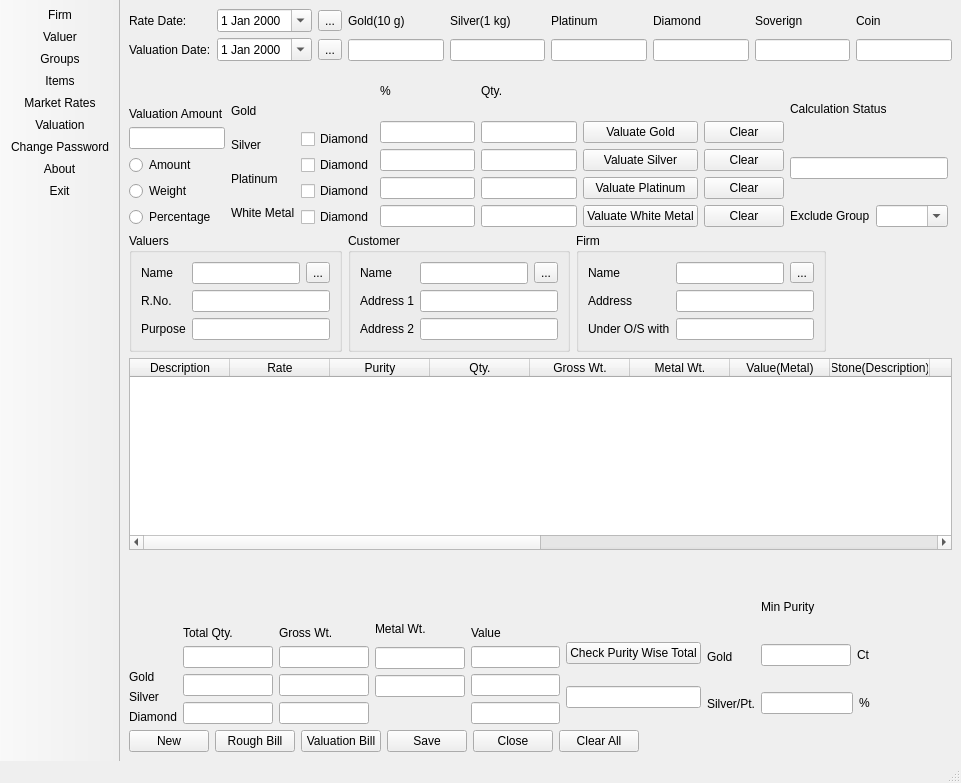
<?xml version="1.0" encoding="UTF-8"?>
<ui version="4.0">
 <class>MainWindow</class>
 <widget class="QMainWindow" name="MainWindow">
  <property name="geometry">
   <rect>
    <x>0</x>
    <y>0</y>
    <width>961</width>
    <height>783</height>
   </rect>
  </property>
  <property name="windowTitle">
   <string>MainWindow</string>
  </property>
  <widget class="QWidget" name="centralwidget">
   <layout class="QHBoxLayout" name="horizontalLayout_43">
    <item>
     <layout class="QVBoxLayout" name="verticalLayout_58">
      <item>
       <layout class="QVBoxLayout" name="verticalLayout_38">
        <item>
         <layout class="QVBoxLayout" name="verticalLayout_39">
          <item>
           <layout class="QVBoxLayout" name="verticalLayout_40">
            <item>
             <layout class="QHBoxLayout" name="horizontalLayout_25">
              <item>
               <layout class="QVBoxLayout" name="verticalLayout_41">
                <item>
                 <layout class="QHBoxLayout" name="horizontalLayout_26">
                  <item>
                   <widget class="QLabel" name="label_46">
                    <property name="text">
                     <string>Rate Date:</string>
                    </property>
                   </widget>
                  </item>
                  <item>
                   <widget class="QDateEdit" name="dateEdit">
                    <property name="calendarPopup">
                     <bool>true</bool>
                    </property>
                   </widget>
                  </item>
                  <item>
                   <widget class="QToolButton" name="toolButton">
                    <property name="text">
                     <string>...</string>
                    </property>
                   </widget>
                  </item>
                 </layout>
                </item>
                <item>
                 <layout class="QHBoxLayout" name="horizontalLayout_27">
                  <item>
                   <widget class="QLabel" name="label_47">
                    <property name="text">
                     <string>Valuation Date:</string>
                    </property>
                   </widget>
                  </item>
                  <item>
                   <widget class="QDateEdit" name="dateEdit_2">
                    <property name="calendarPopup">
                     <bool>true</bool>
                    </property>
                   </widget>
                  </item>
                  <item>
                   <widget class="QToolButton" name="toolButton_3">
                    <property name="text">
                     <string>...</string>
                    </property>
                   </widget>
                  </item>
                 </layout>
                </item>
               </layout>
              </item>
              <item>
               <layout class="QHBoxLayout" name="horizontalLayout_28">
                <item>
                 <layout class="QVBoxLayout" name="verticalLayout_42">
                  <item>
                   <widget class="QLabel" name="label_48">
                    <property name="text">
                     <string>Gold(10 g)</string>
                    </property>
                   </widget>
                  </item>
                  <item>
                   <widget class="QLineEdit" name="lineEdit_48"/>
                  </item>
                 </layout>
                </item>
                <item>
                 <layout class="QVBoxLayout" name="verticalLayout_43">
                  <item>
                   <widget class="QLabel" name="label_49">
                    <property name="text">
                     <string>Silver(1 kg)</string>
                    </property>
                   </widget>
                  </item>
                  <item>
                   <widget class="QLineEdit" name="lineEdit_49"/>
                  </item>
                 </layout>
                </item>
                <item>
                 <layout class="QVBoxLayout" name="verticalLayout_44">
                  <item>
                   <widget class="QLabel" name="label_50">
                    <property name="text">
                     <string>Platinum</string>
                    </property>
                   </widget>
                  </item>
                  <item>
                   <widget class="QLineEdit" name="lineEdit_50"/>
                  </item>
                 </layout>
                </item>
                <item>
                 <layout class="QVBoxLayout" name="verticalLayout_45">
                  <item>
                   <widget class="QLabel" name="label_51">
                    <property name="text">
                     <string>Diamond</string>
                    </property>
                   </widget>
                  </item>
                  <item>
                   <widget class="QLineEdit" name="lineEdit_51"/>
                  </item>
                 </layout>
                </item>
                <item>
                 <layout class="QVBoxLayout" name="verticalLayout_46">
                  <item>
                   <widget class="QLabel" name="label_52">
                    <property name="text">
                     <string>Soverign</string>
                    </property>
                   </widget>
                  </item>
                  <item>
                   <widget class="QLineEdit" name="lineEdit_52"/>
                  </item>
                 </layout>
                </item>
                <item>
                 <layout class="QVBoxLayout" name="verticalLayout_47">
                  <item>
                   <widget class="QLabel" name="label_53">
                    <property name="text">
                     <string>Coin</string>
                    </property>
                   </widget>
                  </item>
                  <item>
                   <widget class="QLineEdit" name="lineEdit_53"/>
                  </item>
                 </layout>
                </item>
               </layout>
              </item>
              <item>
               <spacer name="horizontalSpacer_2">
                <property name="orientation">
                 <enum>Qt::Horizontal</enum>
                </property>
                <property name="sizeHint" stdset="0">
                 <size>
                  <width>40</width>
                  <height>20</height>
                 </size>
                </property>
               </spacer>
              </item>
             </layout>
            </item>
            <item>
             <layout class="QHBoxLayout" name="horizontalLayout_29">
              <item>
               <layout class="QHBoxLayout" name="horizontalLayout_30">
                <item>
                 <layout class="QHBoxLayout" name="horizontalLayout_31">
                  <item>
                   <layout class="QVBoxLayout" name="verticalLayout_48">
                    <item>
                     <spacer name="verticalSpacer_5">
                      <property name="orientation">
                       <enum>Qt::Vertical</enum>
                      </property>
                      <property name="sizeHint" stdset="0">
                       <size>
                        <width>20</width>
                        <height>40</height>
                       </size>
                      </property>
                     </spacer>
                    </item>
                    <item>
                     <widget class="QLabel" name="label_54">
                      <property name="text">
                       <string>Valuation Amount</string>
                      </property>
                     </widget>
                    </item>
                    <item>
                     <widget class="QLineEdit" name="lineEdit_54"/>
                    </item>
                    <item>
                     <widget class="QRadioButton" name="radioButton_5">
                      <property name="text">
                       <string>Amount</string>
                      </property>
                     </widget>
                    </item>
                    <item>
                     <widget class="QRadioButton" name="radioButton_6">
                      <property name="text">
                       <string>Weight</string>
                      </property>
                     </widget>
                    </item>
                    <item>
                     <widget class="QRadioButton" name="radioButton">
                      <property name="text">
                       <string>Percentage</string>
                      </property>
                     </widget>
                    </item>
                   </layout>
                  </item>
                  <item>
                   <layout class="QVBoxLayout" name="verticalLayout_49">
                    <item>
                     <spacer name="verticalSpacer_2">
                      <property name="orientation">
                       <enum>Qt::Vertical</enum>
                      </property>
                      <property name="sizeType">
                       <enum>QSizePolicy::Fixed</enum>
                      </property>
                      <property name="sizeHint" stdset="0">
                       <size>
                        <width>20</width>
                        <height>30</height>
                       </size>
                      </property>
                     </spacer>
                    </item>
                    <item>
                     <widget class="QLabel" name="label_55">
                      <property name="text">
                       <string>Gold</string>
                      </property>
                     </widget>
                    </item>
                    <item>
                     <widget class="QLabel" name="label_56">
                      <property name="text">
                       <string>Silver</string>
                      </property>
                     </widget>
                    </item>
                    <item>
                     <widget class="QLabel" name="label_57">
                      <property name="text">
                       <string>Platinum</string>
                      </property>
                     </widget>
                    </item>
                    <item>
                     <widget class="QLabel" name="label_58">
                      <property name="text">
                       <string>White Metal</string>
                      </property>
                     </widget>
                    </item>
                   </layout>
                  </item>
                  <item>
                   <layout class="QVBoxLayout" name="verticalLayout">
                    <item>
                     <spacer name="verticalSpacer_7">
                      <property name="orientation">
                       <enum>Qt::Vertical</enum>
                      </property>
                      <property name="sizeHint" stdset="0">
                       <size>
                        <width>20</width>
                        <height>40</height>
                       </size>
                      </property>
                     </spacer>
                    </item>
                    <item>
                     <widget class="QCheckBox" name="checkBox_4">
                      <property name="enabled">
                       <bool>true</bool>
                      </property>
                      <property name="text">
                       <string>Diamond</string>
                      </property>
                     </widget>
                    </item>
                    <item>
                     <widget class="QCheckBox" name="checkBox_3">
                      <property name="text">
                       <string>Diamond</string>
                      </property>
                     </widget>
                    </item>
                    <item>
                     <widget class="QCheckBox" name="checkBox_2">
                      <property name="text">
                       <string>Diamond</string>
                      </property>
                     </widget>
                    </item>
                    <item>
                     <widget class="QCheckBox" name="checkBox">
                      <property name="text">
                       <string>Diamond</string>
                      </property>
                     </widget>
                    </item>
                   </layout>
                  </item>
                  <item>
                   <layout class="QVBoxLayout" name="verticalLayout_50">
                    <item>
                     <widget class="QLabel" name="label_59">
                      <property name="text">
                       <string>%</string>
                      </property>
                     </widget>
                    </item>
                    <item>
                     <widget class="QLineEdit" name="lineEdit_55"/>
                    </item>
                    <item>
                     <widget class="QLineEdit" name="lineEdit_56"/>
                    </item>
                    <item>
                     <widget class="QLineEdit" name="lineEdit_57"/>
                    </item>
                    <item>
                     <widget class="QLineEdit" name="lineEdit_58"/>
                    </item>
                   </layout>
                  </item>
                  <item>
                   <layout class="QVBoxLayout" name="verticalLayout_51">
                    <item>
                     <widget class="QLabel" name="label_60">
                      <property name="text">
                       <string>Qty.</string>
                      </property>
                     </widget>
                    </item>
                    <item>
                     <widget class="QLineEdit" name="lineEdit_59"/>
                    </item>
                    <item>
                     <widget class="QLineEdit" name="lineEdit_60"/>
                    </item>
                    <item>
                     <widget class="QLineEdit" name="lineEdit_61"/>
                    </item>
                    <item>
                     <widget class="QLineEdit" name="lineEdit_62"/>
                    </item>
                   </layout>
                  </item>
                  <item>
                   <layout class="QVBoxLayout" name="verticalLayout_52">
                    <item>
                     <spacer name="verticalSpacer_3">
                      <property name="orientation">
                       <enum>Qt::Vertical</enum>
                      </property>
                      <property name="sizeHint" stdset="0">
                       <size>
                        <width>20</width>
                        <height>40</height>
                       </size>
                      </property>
                     </spacer>
                    </item>
                    <item>
                     <widget class="QPushButton" name="pushButton_22">
                      <property name="text">
                       <string>Valuate Gold</string>
                      </property>
                     </widget>
                    </item>
                    <item>
                     <widget class="QPushButton" name="pushButton_23">
                      <property name="text">
                       <string>Valuate Silver</string>
                      </property>
                     </widget>
                    </item>
                    <item>
                     <widget class="QPushButton" name="pushButton_24">
                      <property name="text">
                       <string>Valuate Platinum</string>
                      </property>
                     </widget>
                    </item>
                    <item>
                     <widget class="QPushButton" name="pushButton_25">
                      <property name="text">
                       <string>Valuate White Metal</string>
                      </property>
                     </widget>
                    </item>
                   </layout>
                  </item>
                 </layout>
                </item>
                <item>
                 <layout class="QVBoxLayout" name="verticalLayout_53">
                  <item>
                   <spacer name="verticalSpacer_4">
                    <property name="orientation">
                     <enum>Qt::Vertical</enum>
                    </property>
                    <property name="sizeHint" stdset="0">
                     <size>
                      <width>20</width>
                      <height>40</height>
                     </size>
                    </property>
                   </spacer>
                  </item>
                  <item>
                   <widget class="QPushButton" name="pushButton_26">
                    <property name="text">
                     <string>Clear</string>
                    </property>
                   </widget>
                  </item>
                  <item>
                   <widget class="QPushButton" name="pushButton_27">
                    <property name="text">
                     <string>Clear</string>
                    </property>
                   </widget>
                  </item>
                  <item>
                   <widget class="QPushButton" name="pushButton_28">
                    <property name="text">
                     <string>Clear</string>
                    </property>
                   </widget>
                  </item>
                  <item>
                   <widget class="QPushButton" name="pushButton_29">
                    <property name="text">
                     <string>Clear</string>
                    </property>
                   </widget>
                  </item>
                 </layout>
                </item>
               </layout>
              </item>
              <item>
               <layout class="QVBoxLayout" name="verticalLayout_54">
                <item>
                 <widget class="QLabel" name="label_61">
                  <property name="text">
                   <string>Calculation Status</string>
                  </property>
                 </widget>
                </item>
                <item>
                 <widget class="QLineEdit" name="lineEdit_63"/>
                </item>
                <item>
                 <spacer name="verticalSpacer_6">
                  <property name="orientation">
                   <enum>Qt::Vertical</enum>
                  </property>
                  <property name="sizeType">
                   <enum>QSizePolicy::Fixed</enum>
                  </property>
                  <property name="sizeHint" stdset="0">
                   <size>
                    <width>20</width>
                    <height>20</height>
                   </size>
                  </property>
                 </spacer>
                </item>
                <item>
                 <layout class="QHBoxLayout" name="horizontalLayout_32">
                  <item>
                   <widget class="QLabel" name="label_62">
                    <property name="text">
                     <string>Exclude Group</string>
                    </property>
                   </widget>
                  </item>
                  <item>
                   <widget class="QComboBox" name="comboBox_7">
                    <property name="editable">
                     <bool>true</bool>
                    </property>
                   </widget>
                  </item>
                 </layout>
                </item>
               </layout>
              </item>
              <item>
               <spacer name="horizontalSpacer">
                <property name="orientation">
                 <enum>Qt::Horizontal</enum>
                </property>
                <property name="sizeHint" stdset="0">
                 <size>
                  <width>40</width>
                  <height>20</height>
                 </size>
                </property>
               </spacer>
              </item>
             </layout>
            </item>
           </layout>
          </item>
          <item>
           <layout class="QHBoxLayout" name="horizontalLayout_33">
            <item>
             <widget class="QGroupBox" name="groupBox">
              <property name="title">
               <string>Valuers</string>
              </property>
              <layout class="QFormLayout" name="formLayout">
               <item row="2" column="1">
                <widget class="QLineEdit" name="lineEdit_65"/>
               </item>
               <item row="3" column="0">
                <widget class="QLabel" name="label_66">
                 <property name="text">
                  <string>Purpose</string>
                 </property>
                </widget>
               </item>
               <item row="3" column="1">
                <widget class="QLineEdit" name="lineEdit_66"/>
               </item>
               <item row="1" column="0">
                <widget class="QLabel" name="label_64">
                 <property name="text">
                  <string>Name</string>
                 </property>
                </widget>
               </item>
               <item row="2" column="0">
                <widget class="QLabel" name="label_65">
                 <property name="text">
                  <string>R.No.</string>
                 </property>
                </widget>
               </item>
               <item row="1" column="1">
                <layout class="QHBoxLayout" name="horizontalLayout">
                 <item>
                  <widget class="QLineEdit" name="lineEdit_64"/>
                 </item>
                 <item>
                  <widget class="QToolButton" name="toolButton_2">
                   <property name="text">
                    <string>...</string>
                   </property>
                  </widget>
                 </item>
                </layout>
               </item>
              </layout>
             </widget>
            </item>
            <item>
             <widget class="QGroupBox" name="groupBox">
              <property name="title">
               <string>Customer</string>
              </property>
              <layout class="QFormLayout" name="formLayout_2">
               <item row="0" column="0">
                <widget class="QLabel" name="label_68">
                 <property name="text">
                  <string>Name</string>
                 </property>
                </widget>
               </item>
               <item row="1" column="0">
                <widget class="QLabel" name="label_69">
                 <property name="text">
                  <string>Address 1</string>
                 </property>
                </widget>
               </item>
               <item row="1" column="1">
                <widget class="QLineEdit" name="lineEdit_68"/>
               </item>
               <item row="2" column="0">
                <widget class="QLabel" name="label_70">
                 <property name="text">
                  <string>Address 2</string>
                 </property>
                </widget>
               </item>
               <item row="2" column="1">
                <widget class="QLineEdit" name="lineEdit_69"/>
               </item>
               <item row="0" column="1">
                <layout class="QHBoxLayout" name="horizontalLayout_2">
                 <item>
                  <widget class="QLineEdit" name="lineEdit_67"/>
                 </item>
                 <item>
                  <widget class="QToolButton" name="toolButton_4">
                   <property name="text">
                    <string>...</string>
                   </property>
                  </widget>
                 </item>
                </layout>
               </item>
              </layout>
             </widget>
            </item>
            <item>
             <widget class="QGroupBox" name="groupBox">
              <property name="title">
               <string>Firm</string>
              </property>
              <layout class="QFormLayout" name="formLayout_3">
               <item row="0" column="0">
                <widget class="QLabel" name="label_72">
                 <property name="text">
                  <string>Name</string>
                 </property>
                </widget>
               </item>
               <item row="0" column="1">
                <layout class="QHBoxLayout" name="horizontalLayout_3">
                 <item>
                  <widget class="QLineEdit" name="lineEdit_70"/>
                 </item>
                 <item>
                  <widget class="QToolButton" name="toolButton_5">
                   <property name="text">
                    <string>...</string>
                   </property>
                  </widget>
                 </item>
                </layout>
               </item>
               <item row="2" column="0">
                <widget class="QLabel" name="label_73">
                 <property name="text">
                  <string>Address</string>
                 </property>
                </widget>
               </item>
               <item row="2" column="1">
                <widget class="QLineEdit" name="lineEdit_71"/>
               </item>
               <item row="3" column="0">
                <widget class="QLabel" name="label_74">
                 <property name="text">
                  <string>Under O/S with</string>
                 </property>
                </widget>
               </item>
               <item row="3" column="1">
                <widget class="QLineEdit" name="lineEdit_72"/>
               </item>
              </layout>
             </widget>
            </item>
            <item>
             <spacer name="horizontalSpacer_4">
              <property name="orientation">
               <enum>Qt::Horizontal</enum>
              </property>
              <property name="sizeHint" stdset="0">
               <size>
                <width>40</width>
                <height>20</height>
               </size>
              </property>
             </spacer>
            </item>
           </layout>
          </item>
         </layout>
        </item>
        <item>
         <widget class="QTableWidget" name="tableWidget_2">
          <column>
           <property name="text">
            <string>Description</string>
           </property>
          </column>
          <column>
           <property name="text">
            <string>Rate</string>
           </property>
          </column>
          <column>
           <property name="text">
            <string>Purity</string>
           </property>
          </column>
          <column>
           <property name="text">
            <string>Qty.</string>
           </property>
          </column>
          <column>
           <property name="text">
            <string>Gross Wt.</string>
           </property>
          </column>
          <column>
           <property name="text">
            <string>Metal Wt.</string>
           </property>
          </column>
          <column>
           <property name="text">
            <string>Value(Metal)</string>
           </property>
          </column>
          <column>
           <property name="text">
            <string>Stone(Description)</string>
           </property>
          </column>
          <column>
           <property name="text">
            <string>Wt (Stone)</string>
           </property>
          </column>
          <column>
           <property name="text">
            <string>Rate(Stone)</string>
           </property>
          </column>
          <column>
           <property name="text">
            <string>Value(Stone)</string>
           </property>
          </column>
          <column>
           <property name="text">
            <string>Total Value</string>
           </property>
          </column>
          <column>
           <property name="text">
            <string>Metal</string>
           </property>
          </column>
          <column>
           <property name="text">
            <string>Item Ratewise</string>
           </property>
          </column>
          <column>
           <property name="text">
            <string>Stone Weightwise</string>
           </property>
          </column>
          <column>
           <property name="text">
            <string>Is_Soverign</string>
           </property>
          </column>
         </widget>
        </item>
       </layout>
      </item>
      <item>
       <layout class="QVBoxLayout" name="verticalLayout_37">
        <item>
         <layout class="QHBoxLayout" name="horizontalLayout_15">
          <item>
           <layout class="QVBoxLayout" name="verticalLayout_17">
            <item>
             <spacer name="verticalSpacer">
              <property name="orientation">
               <enum>Qt::Vertical</enum>
              </property>
              <property name="sizeHint" stdset="0">
               <size>
                <width>20</width>
                <height>40</height>
               </size>
              </property>
             </spacer>
            </item>
            <item>
             <widget class="QLabel" name="label_22">
              <property name="text">
               <string>Gold</string>
              </property>
             </widget>
            </item>
            <item>
             <widget class="QLabel" name="label_24">
              <property name="text">
               <string>Silver</string>
              </property>
             </widget>
            </item>
            <item>
             <widget class="QLabel" name="label_23">
              <property name="text">
               <string>Diamond</string>
              </property>
             </widget>
            </item>
           </layout>
          </item>
          <item>
           <layout class="QVBoxLayout" name="verticalLayout_11">
            <item>
             <spacer name="verticalSpacer_11">
              <property name="orientation">
               <enum>Qt::Vertical</enum>
              </property>
              <property name="sizeHint" stdset="0">
               <size>
                <width>20</width>
                <height>40</height>
               </size>
              </property>
             </spacer>
            </item>
            <item>
             <spacer name="verticalSpacer_12">
              <property name="orientation">
               <enum>Qt::Vertical</enum>
              </property>
              <property name="sizeHint" stdset="0">
               <size>
                <width>20</width>
                <height>30</height>
               </size>
              </property>
             </spacer>
            </item>
            <item>
             <widget class="QLabel" name="label_18">
              <property name="text">
               <string>Total Qty.</string>
              </property>
             </widget>
            </item>
            <item>
             <layout class="QVBoxLayout" name="verticalLayout_10">
              <item>
               <widget class="QLineEdit" name="lineEdit_17"/>
              </item>
              <item>
               <widget class="QLineEdit" name="lineEdit_18"/>
              </item>
              <item>
               <widget class="QLineEdit" name="lineEdit_16"/>
              </item>
             </layout>
            </item>
           </layout>
          </item>
          <item>
           <layout class="QVBoxLayout" name="verticalLayout_12">
            <item>
             <spacer name="verticalSpacer_9">
              <property name="orientation">
               <enum>Qt::Vertical</enum>
              </property>
              <property name="sizeHint" stdset="0">
               <size>
                <width>20</width>
                <height>40</height>
               </size>
              </property>
             </spacer>
            </item>
            <item>
             <widget class="QLabel" name="label_19">
              <property name="text">
               <string>Gross Wt.</string>
              </property>
             </widget>
            </item>
            <item>
             <layout class="QVBoxLayout" name="verticalLayout_13">
              <item>
               <widget class="QLineEdit" name="lineEdit_19"/>
              </item>
              <item>
               <widget class="QLineEdit" name="lineEdit_20"/>
              </item>
              <item>
               <widget class="QLineEdit" name="lineEdit_21"/>
              </item>
             </layout>
            </item>
           </layout>
          </item>
          <item>
           <layout class="QVBoxLayout" name="verticalLayout_16">
            <item>
             <spacer name="verticalSpacer_10">
              <property name="orientation">
               <enum>Qt::Vertical</enum>
              </property>
              <property name="sizeType">
               <enum>QSizePolicy::Fixed</enum>
              </property>
              <property name="sizeHint" stdset="0">
               <size>
                <width>13</width>
                <height>60</height>
               </size>
              </property>
             </spacer>
            </item>
            <item>
             <widget class="QLabel" name="label_21">
              <property name="text">
               <string>Metal Wt.</string>
              </property>
             </widget>
            </item>
            <item>
             <widget class="QLineEdit" name="lineEdit_25"/>
            </item>
            <item>
             <widget class="QLineEdit" name="lineEdit_26"/>
            </item>
            <item>
             <spacer name="verticalSpacer_13">
              <property name="orientation">
               <enum>Qt::Vertical</enum>
              </property>
              <property name="sizeType">
               <enum>QSizePolicy::Fixed</enum>
              </property>
              <property name="sizeHint" stdset="0">
               <size>
                <width>20</width>
                <height>27</height>
               </size>
              </property>
             </spacer>
            </item>
           </layout>
          </item>
          <item>
           <layout class="QVBoxLayout" name="verticalLayout_14">
            <item>
             <spacer name="verticalSpacer_14">
              <property name="orientation">
               <enum>Qt::Vertical</enum>
              </property>
              <property name="sizeHint" stdset="0">
               <size>
                <width>20</width>
                <height>40</height>
               </size>
              </property>
             </spacer>
            </item>
            <item>
             <widget class="QLabel" name="label_20">
              <property name="text">
               <string>Value</string>
              </property>
             </widget>
            </item>
            <item>
             <layout class="QVBoxLayout" name="verticalLayout_15">
              <item>
               <widget class="QLineEdit" name="lineEdit_22"/>
              </item>
              <item>
               <widget class="QLineEdit" name="lineEdit_23"/>
              </item>
              <item>
               <widget class="QLineEdit" name="lineEdit_24"/>
              </item>
             </layout>
            </item>
           </layout>
          </item>
          <item>
           <layout class="QVBoxLayout" name="verticalLayout_18">
            <item>
             <spacer name="verticalSpacer_15">
              <property name="orientation">
               <enum>Qt::Vertical</enum>
              </property>
              <property name="sizeType">
               <enum>QSizePolicy::Fixed</enum>
              </property>
              <property name="sizeHint" stdset="0">
               <size>
                <width>20</width>
                <height>70</height>
               </size>
              </property>
             </spacer>
            </item>
            <item>
             <widget class="QPushButton" name="pushButton">
              <property name="text">
               <string>Check Purity Wise Total</string>
              </property>
             </widget>
            </item>
            <item>
             <widget class="QLineEdit" name="lineEdit_27"/>
            </item>
           </layout>
          </item>
          <item>
           <layout class="QHBoxLayout" name="horizontalLayout_44">
            <item>
             <layout class="QVBoxLayout" name="verticalLayout_59">
              <item>
               <spacer name="verticalSpacer_8">
                <property name="orientation">
                 <enum>Qt::Vertical</enum>
                </property>
                <property name="sizeType">
                 <enum>QSizePolicy::Fixed</enum>
                </property>
                <property name="sizeHint" stdset="0">
                 <size>
                  <width>20</width>
                  <height>80</height>
                 </size>
                </property>
               </spacer>
              </item>
              <item>
               <widget class="QLabel" name="label_75">
                <property name="text">
                 <string>Gold</string>
                </property>
               </widget>
              </item>
              <item>
               <widget class="QLabel" name="label_76">
                <property name="text">
                 <string>Silver/Pt.</string>
                </property>
               </widget>
              </item>
             </layout>
            </item>
            <item>
             <layout class="QVBoxLayout" name="verticalLayout_60">
              <item>
               <spacer name="verticalSpacer_16">
                <property name="orientation">
                 <enum>Qt::Vertical</enum>
                </property>
                <property name="sizeType">
                 <enum>QSizePolicy::Fixed</enum>
                </property>
                <property name="sizeHint" stdset="0">
                 <size>
                  <width>20</width>
                  <height>30</height>
                 </size>
                </property>
               </spacer>
              </item>
              <item>
               <widget class="QLabel" name="label_77">
                <property name="text">
                 <string>Min Purity</string>
                </property>
               </widget>
              </item>
              <item>
               <layout class="QHBoxLayout" name="horizontalLayout_45">
                <item>
                 <widget class="QLineEdit" name="lineEdit_73"/>
                </item>
                <item>
                 <widget class="QLabel" name="label_78">
                  <property name="sizePolicy">
                   <sizepolicy hsizetype="Preferred" vsizetype="Preferred">
                    <horstretch>0</horstretch>
                    <verstretch>0</verstretch>
                   </sizepolicy>
                  </property>
                  <property name="text">
                   <string>Ct</string>
                  </property>
                  <property name="margin">
                   <number>7</number>
                  </property>
                 </widget>
                </item>
                <item>
                 <spacer name="horizontalSpacer_6">
                  <property name="orientation">
                   <enum>Qt::Horizontal</enum>
                  </property>
                  <property name="sizeType">
                   <enum>QSizePolicy::Fixed</enum>
                  </property>
                  <property name="sizeHint" stdset="0">
                   <size>
                    <width>60</width>
                    <height>20</height>
                   </size>
                  </property>
                 </spacer>
                </item>
               </layout>
              </item>
              <item>
               <layout class="QHBoxLayout" name="horizontalLayout_46">
                <item>
                 <widget class="QLineEdit" name="lineEdit_74"/>
                </item>
                <item>
                 <widget class="QLabel" name="label_79">
                  <property name="text">
                   <string>%</string>
                  </property>
                  <property name="margin">
                   <number>7</number>
                  </property>
                 </widget>
                </item>
                <item>
                 <spacer name="horizontalSpacer_7">
                  <property name="orientation">
                   <enum>Qt::Horizontal</enum>
                  </property>
                  <property name="sizeType">
                   <enum>QSizePolicy::Fixed</enum>
                  </property>
                  <property name="sizeHint" stdset="0">
                   <size>
                    <width>60</width>
                    <height>20</height>
                   </size>
                  </property>
                 </spacer>
                </item>
               </layout>
              </item>
             </layout>
            </item>
           </layout>
          </item>
          <item>
           <spacer name="horizontalSpacer_5">
            <property name="orientation">
             <enum>Qt::Horizontal</enum>
            </property>
            <property name="sizeHint" stdset="0">
             <size>
              <width>40</width>
              <height>20</height>
             </size>
            </property>
           </spacer>
          </item>
         </layout>
        </item>
        <item>
         <layout class="QHBoxLayout" name="horizontalLayout_16">
          <item>
           <widget class="QPushButton" name="pushButton_2">
            <property name="text">
             <string>New</string>
            </property>
           </widget>
          </item>
          <item>
           <widget class="QPushButton" name="pushButton_6">
            <property name="text">
             <string>Rough Bill</string>
            </property>
           </widget>
          </item>
          <item>
           <widget class="QPushButton" name="pushButton_3">
            <property name="text">
             <string>Valuation Bill</string>
            </property>
           </widget>
          </item>
          <item>
           <widget class="QPushButton" name="pushButton_4">
            <property name="text">
             <string>Save</string>
            </property>
           </widget>
          </item>
          <item>
           <widget class="QPushButton" name="pushButton_5">
            <property name="text">
             <string>Close</string>
            </property>
           </widget>
          </item>
          <item>
           <widget class="QPushButton" name="pushButton_7">
            <property name="text">
             <string>Clear All</string>
            </property>
           </widget>
          </item>
          <item>
           <spacer name="horizontalSpacer_3">
            <property name="orientation">
             <enum>Qt::Horizontal</enum>
            </property>
            <property name="sizeHint" stdset="0">
             <size>
              <width>40</width>
              <height>20</height>
             </size>
            </property>
           </spacer>
          </item>
         </layout>
        </item>
       </layout>
      </item>
     </layout>
    </item>
   </layout>
  </widget>
  <widget class="QMenuBar" name="menubar">
   <property name="geometry">
    <rect>
     <x>0</x>
     <y>0</y>
     <width>961</width>
     <height>22</height>
    </rect>
   </property>
  </widget>
  <widget class="QStatusBar" name="statusbar"/>
  <widget class="QToolBar" name="toolBar">
   <property name="windowTitle">
    <string>toolBar</string>
   </property>
   <property name="movable">
    <bool>false</bool>
   </property>
   <attribute name="toolBarArea">
    <enum>LeftToolBarArea</enum>
   </attribute>
   <attribute name="toolBarBreak">
    <bool>false</bool>
   </attribute>
   <addaction name="actionFirm"/>
   <addaction name="actionValuer"/>
   <addaction name="actionGroups"/>
   <addaction name="actionItems"/>
   <addaction name="actionMarket_Rates"/>
   <addaction name="actionValuation"/>
   <addaction name="actionChange_Password"/>
   <addaction name="actionAbout"/>
   <addaction name="actionExit"/>
  </widget>
  <action name="actionFirm">
   <property name="icon">
    <iconset resource="toolbar.qrc">
     <normaloff>:/icons/icons8-organization-50.png</normaloff>:/icons/icons8-organization-50.png</iconset>
   </property>
   <property name="text">
    <string>Firm</string>
   </property>
   <property name="toolTip">
    <string>Firm</string>
   </property>
   <property name="shortcut">
    <string>Alt+F</string>
   </property>
  </action>
  <action name="actionValuer">
   <property name="icon">
    <iconset resource="toolbar.qrc">
     <normaloff>:/icons/icons8-user-50.png</normaloff>:/icons/icons8-user-50.png</iconset>
   </property>
   <property name="text">
    <string>Valuer</string>
   </property>
   <property name="toolTip">
    <string>Valuer</string>
   </property>
   <property name="shortcut">
    <string>Alt+V</string>
   </property>
  </action>
  <action name="actionGroups">
   <property name="icon">
    <iconset resource="toolbar.qrc">
     <normaloff>:/icons/icons8-list-50.png</normaloff>:/icons/icons8-list-50.png</iconset>
   </property>
   <property name="text">
    <string>Groups</string>
   </property>
   <property name="toolTip">
    <string>Groups</string>
   </property>
   <property name="shortcut">
    <string>Alt+G</string>
   </property>
  </action>
  <action name="actionItems">
   <property name="icon">
    <iconset resource="toolbar.qrc">
     <normaloff>:/icons/icons8-ring-50.png</normaloff>:/icons/icons8-ring-50.png</iconset>
   </property>
   <property name="text">
    <string>Items</string>
   </property>
   <property name="toolTip">
    <string>Items</string>
   </property>
   <property name="shortcut">
    <string>Alt+I</string>
   </property>
  </action>
  <action name="actionMarket_Rates">
   <property name="icon">
    <iconset resource="toolbar.qrc">
     <normaloff>:/icons/icons8-us-dollar-50.png</normaloff>:/icons/icons8-us-dollar-50.png</iconset>
   </property>
   <property name="text">
    <string>Market Rates</string>
   </property>
   <property name="toolTip">
    <string>Market Rates</string>
   </property>
   <property name="shortcut">
    <string>Alt+M</string>
   </property>
  </action>
  <action name="actionValuation">
   <property name="icon">
    <iconset resource="toolbar.qrc">
     <normaloff>:/icons/icons8-contract-50.png</normaloff>:/icons/icons8-contract-50.png</iconset>
   </property>
   <property name="text">
    <string>Valuation</string>
   </property>
   <property name="toolTip">
    <string>Valuation</string>
   </property>
   <property name="shortcut">
    <string>Alt+A</string>
   </property>
  </action>
  <action name="actionChange_Password">
   <property name="icon">
    <iconset resource="toolbar.qrc">
     <normaloff>:/icons/icons8-password-50.png</normaloff>:/icons/icons8-password-50.png</iconset>
   </property>
   <property name="text">
    <string>Change Password</string>
   </property>
   <property name="toolTip">
    <string>Change Password</string>
   </property>
   <property name="shortcut">
    <string>Alt+P</string>
   </property>
  </action>
  <action name="actionAbout">
   <property name="icon">
    <iconset resource="toolbar.qrc">
     <normaloff>:/icons/icons8-about-50.png</normaloff>:/icons/icons8-about-50.png</iconset>
   </property>
   <property name="text">
    <string>About</string>
   </property>
   <property name="toolTip">
    <string>About</string>
   </property>
   <property name="shortcut">
    <string>Alt+B</string>
   </property>
  </action>
  <action name="actionExit">
   <property name="icon">
    <iconset resource="toolbar.qrc">
     <normaloff>:/icons/icons8-exit-50.png</normaloff>:/icons/icons8-exit-50.png</iconset>
   </property>
   <property name="text">
    <string>Exit</string>
   </property>
   <property name="toolTip">
    <string>Exit</string>
   </property>
   <property name="shortcut">
    <string>Esc</string>
   </property>
  </action>
 </widget>
 <resources>
  <include location="toolbar.qrc"/>
 </resources>
 <connections/>
</ui>
